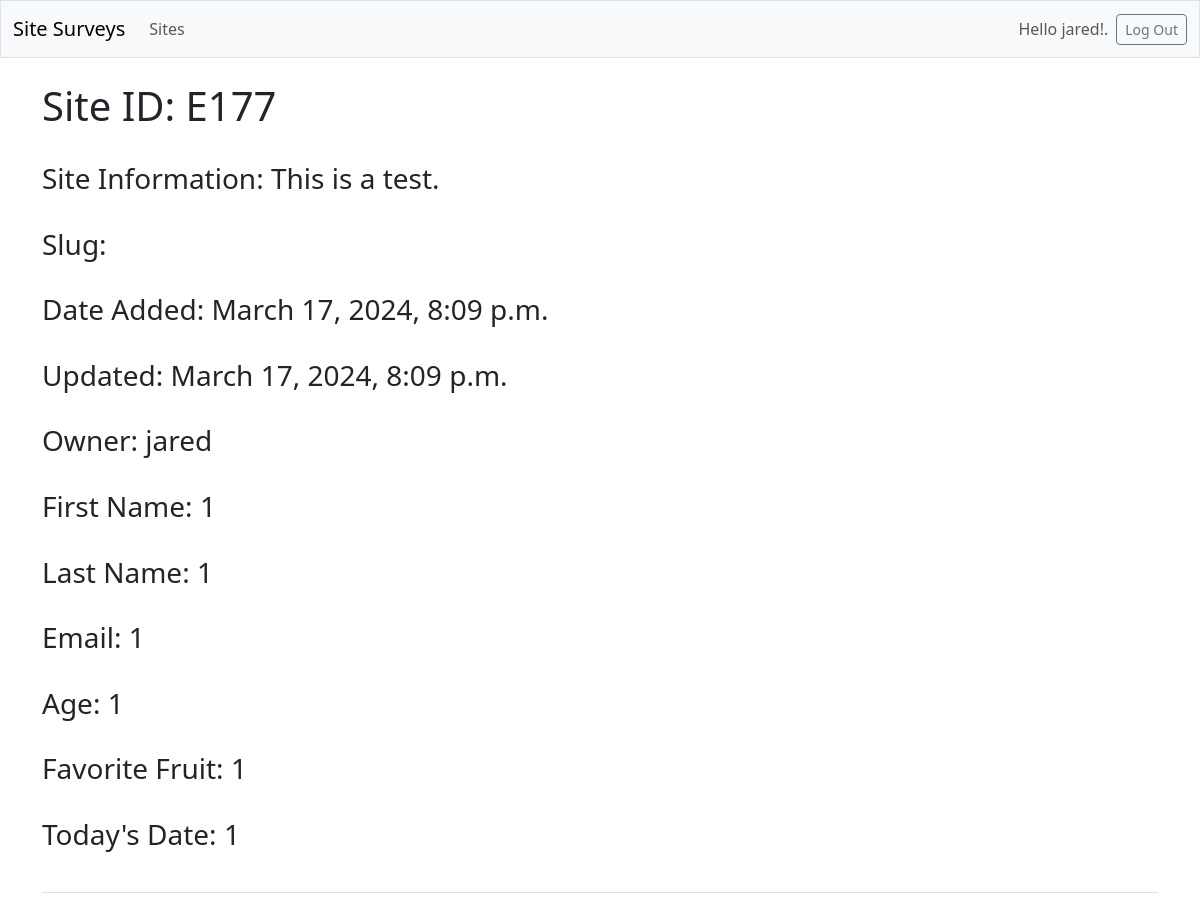
Page /sites/1/ (signed in) on the committed database.
### site_surveys/models.py (models this page shows, shortened)
class Site(models.Model):
    title = models.CharField(max_length=200)
    slug = models.SlugField(max_length=250)
    date_added = models.DateTimeField(auto_now_add=True)
    updated = models.DateTimeField(auto_now=True)
    owner = models.ForeignKey(User, on_delete=models.CASCADE)
    text = models.TextField()
    first_name = models.CharField(max_length=100)
    last_name = models.CharField(max_length=100)
    email = models.EmailField()
    age = models.IntegerField()
    favorite_fruit = models.CharField(max_length=100)
    today_date = models.IntegerField()

### site_surveys/views.py (the view)
# urls.py: path("sites/<int:site_id>/", views.site, name="site"),
@login_required
def site(request, site_id):
    try:
        site = get_object_or_404(Site, id=site_id)
        if site.owner != request.user:
            raise Http404
        context = {
            "site": site
        }
        return render(request, "site_surveys/site.html", context)
    except:
        return redirect("site_surveys:sites")

### site_surveys/templates/site_surveys/site.html (shortened to what this page needs)
<!DOCTYPE html>
<html lang="en">
<head>
</head>
<body>
    {% extends "site_surveys/base.html" %}
    {% block page_header %}
        <h1>Site ID: {{ site.title.upper }}</h1>
        <br>
        <h3>Site Information: {{ site.text }}</h3>
        <br>
        <h3>Slug: {{ site.slug }}</h3>
        <br>
        <h3>Date Added: {{ site.date_added }}</h3>
        <br>
        <h3>Updated: {{ site.updated }}</h3>
        <br>
        <h3>Owner: {{ site.owner }}</h3>
        <br>
        <h3>First Name: {{ site.first_name }}</h3>
        <br>
        <h3>Last Name: {{ site.last_name }}</h3>
        <br>
        <h3>Email: {{ site.email }}</h3>
        <br>
        <h3>Age: {{ site.age }}</h3>
        <br>
        <h3>Favorite Fruit: {{ site.favorite_fruit.title }}</h3>
        <br>
        <h3>Today's Date: {{ site.today_date }}</h3>
        <br>
    {% endblock page_header %}

### site_surveys/templates/site_surveys/base.html (shortened to what this page needs)
<!DOCTYPE html>
<html lang="en">
<head>
    {% load django_bootstrap5 %}
    {% bootstrap_css %}
</head>
<body>
    <nav class="navbar navbar-expand-md navbar-light bg-light mb-4 border">
        <div class="container-fluid">
            <a class="navbar-brand" href="{% url 'site_surveys:index' %}">Site Surveys</a>
            <div class="collapse navbar-collapse" id="navbarCollapse">
                <ul class="navbar-nav me-auto mb-2 mb-md-0">
                    <li class="nav-item">
                    <a class="nav-link" href="{% url 'site_surveys:sites' %}">Sites</a></li>
                </ul>
                <ul class="navbar-nav ms-auto mb-2 mb-md-0">
                    {% if user.is_authenticated %}
                        <li class="nav-item">
                            <span class="navbar-text me-2">Hello {{ user.username }}!.</span></li>
                    {% else %}
                        <li class="nav-item">
                            <a class="nav-link" href="{% url 'accounts:register' %}">Register</a></li>
                        <li class="nav-item">
                            <a class="nav-link" href="{% url 'accounts:login' %}">Log In</a></li>
                    {% endif %}
                </ul>
                {% if user.is_authenticated %}
                    <form action="{% url 'accounts:logout' %}" method='post'>
                        <button name='submit' class='btn btn-outline-secondary btn-sm'>Log Out</button>
                    </form>
                {% endif %}
            </div>
        </div>
    </nav>
    <main class="container">
        <div class="pb-2 mb-2 border-bottom">
            {% block page_header %}{% endblock page_header %}
        </div>
    </main>
</body>
</html>

### rows in the picture
Site: title "E177", text "This is a test.", date_added "March 17, 2024, 8:09 p.m.", updated "March 17, 2024, 8:09 p.m.", owner "jared", first_name "1", last_name "1", email "1", age "1", favorite_fruit "1", today_date "1"

### other values in the picture
{{ user.username }} "jared"
